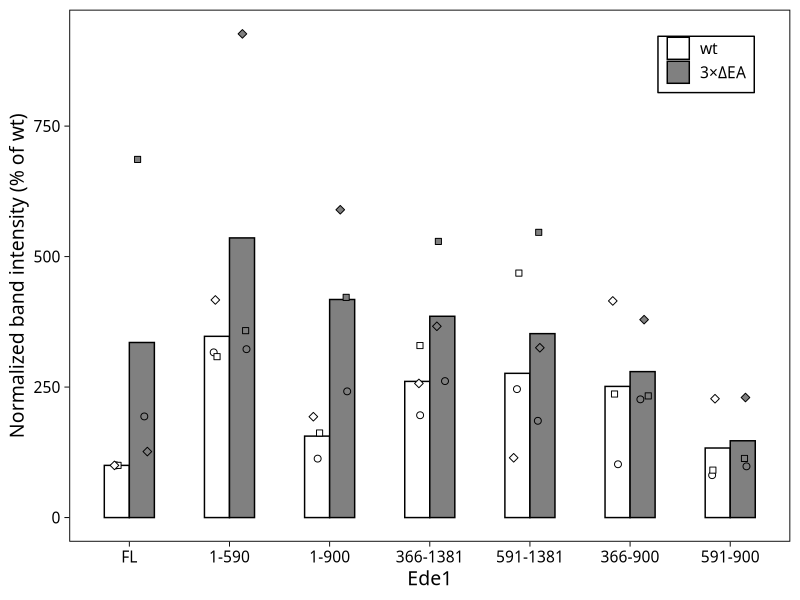

R code for this plot: (Note: this script raises an error after producing the figure.)
## ---- chunk 1
knitr::opts_chunk$set(echo = FALSE, message=FALSE, warning=FALSE,
                      dpi = 96)
## ---- chunk 2
library(tidyverse)
## ---- chunk 3
# clean workspace
rm(list = ls())

bands <- read_csv('data/20200814_quant.csv',
                  col_types = cols (dataset = col_factor(NULL),
                        Ede1 = col_factor(NULL),
                        background = col_factor(NULL)))
## ---- chunk 4
bands %>% 
  select(strain, background, Ede1) %>%
  distinct() %>%
  knitr::kable()
## ---- chunk 5
bands %>% knitr::kable()
## ---- chunk 6
bands %>%
  select(strain, Ede1, background, ratio, ratio_norm) %>%
  group_by(Ede1, background) %>%
  summarise(across(starts_with("ratio"),
                   list(mean = mean, sd = sd)))%>%
  knitr::kable()
## ---- chunk 7
theme_frap <- function(base_size = 11, base_family = "",
                       base_line_size = base_size / 22,
                       base_rect_size = base_size / 22) {
  # minimal theme with border
  # based on theme_linedraw without the grid lines
  # also trying to remove all backgrounds but plot_background won't set to blank
  theme_linedraw(
    base_size = base_size,
    base_family = base_family,
    base_line_size = base_line_size,
    base_rect_size = base_rect_size
  ) %+replace%
    theme(
      # no grid and no backgrounds if I can help it
      plot.background = element_blank(),
      panel.background = element_blank(),
      panel.grid = element_blank(),
      
      complete = TRUE
    )
}

plot <- ggplot(bands, aes(x = Ede1, y = ratio_norm,
                          group = background, fill = background))+
    theme_frap(base_size = 14, base_family = "Myriad Pro")+
    scale_y_continuous(labels = scales::label_percent(suffix = ''))+
    labs(title = NULL,
       y = 'Normalized band intensity (% of wt)')
## ---- chunk 8
plot + 
  stat_summary(fun.y = mean, geom = "bar",
               position = position_dodge(),
               width = 0.5, colour = 'black')+
  stat_summary(fun.data = 'mean_sdl', geom = 'errorbar',
               position = position_dodge(width = 0.5),
               fun.args = list(mult = 1), width = 0.3)+
  geom_point(aes(shape = dataset),
             position = position_jitterdodge(jitter.width = 0.4, 
                                             dodge.width = 0.5),
             size = 2, show.legend = FALSE)+
  scale_fill_grey(start = 1, end = 0.5)+
  scale_shape_manual(values = c(21:25))+
  theme(legend.position = c(0.95, 0.95),
        legend.justification = c("right", "top"),
        #legend.box.just = "right",
        legend.margin = margin(0, 6, 6, 6),
        legend.background = element_rect(fill = NULL, colour = 'black',
                                         size = 0.5),
        legend.title = element_blank())

ggsave('figures/truncation_blots.pdf', device = cairo_pdf, width = 160, height = 100, units = "mm")
## ---- chunk 9
plot + 
  stat_summary(fun.y = mean, geom = "errorbar",
               aes(ymax = ..y.., ymin = ..y..),
               width = 0.5, size = 1)+
  stat_summary(fun.data = 'mean_sdl', geom = 'errorbar',
               fun.args = list(mult = 1), width = 0.2)+
  geom_point(aes(shape = dataset, fill = dataset),
             position = position_jitter(width = 0.1),
             size = 2, show.legend = FALSE)+
  scale_fill_grey(start = 1, end = 0.5)+
  scale_shape_manual(values = c(21:25))+
  theme(axis.text.x = element_text(angle = -45,
                                   vjust = 0.1, hjust = 0.1))+
  facet_grid(rows = vars(background))

ggsave('truncation_blot_facet.pdf', device = cairo_pdf, width = 120, height = 120, units = "mm")
## ---- chunk 10
sessionInfo()
